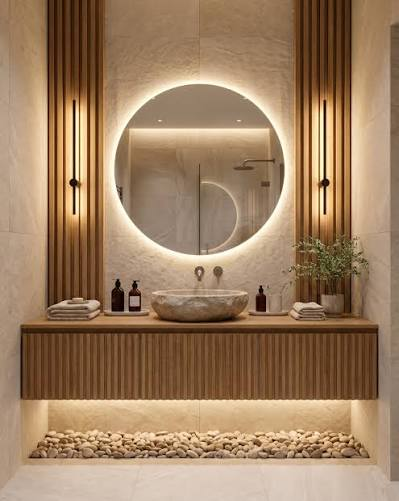
#> input picture backend/uploads/categories/078045f8e3b5_images_12.jpeg, 399 x 501 px
$ python -i image_processor.py   (imports and definitions only)
#> lines starting #> are read from the running program, lines starting #| are printed output that depends on the picture; after the words box and inside, x2 and y2 are one past the last pixel; in counts of white or black regions, pixels touching at a corner belong together
#> further down, picture is the input picture: PIL image 399x501 RGB; mean R, G, B 158.4, 128, 98.1
"""
image_processor.py
------------------
Normalises raw image bytes into a 1200x1200 catalog image.

    process(raw_bytes, slug, centre_subject=False) -> "/uploads/products/<slug>.webp"

Steps: open -> EXIF rotate -> flatten transparency -> fit (contain, never crops the
product) onto a clean #f4f8fb square -> light sharpen -> save WebP (+ JPG fallback).
All disk writes go through save_image(), so storage can later move to S3/CDN
without touching the generation logic.
"""
import io
import os

from PIL import Image, ImageChops, ImageFilter, ImageOps

UPLOADS = os.path.join(os.path.dirname(os.path.dirname(os.path.abspath(__file__))), "uploads")
SIZE = 1200
BG = (244, 248, 251)            # #f4f8fb


# [10 lines left out: function _remove_background, not called in this run]


def _subject_box(img):
    """Bounding box of the subject: alpha if present, else pixels unlike the corner colour."""
    if img.mode == "RGBA":
        box = img.getchannel("A").point(lambda a: 255 if a > 20 else 0).getbbox()
        if box:
            return box
    rgb = img.convert("RGB")
    bg = Image.new("RGB", rgb.size, rgb.getpixel((2, 2)))
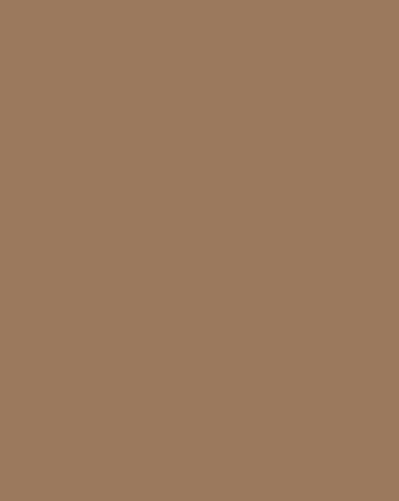
#> bg: PIL image 399x501 RGB; mean R, G, B 155, 121, 93
    diff = ImageChops.difference(rgb, bg).convert("L").point(lambda v: 255 if v > 24 else 0)
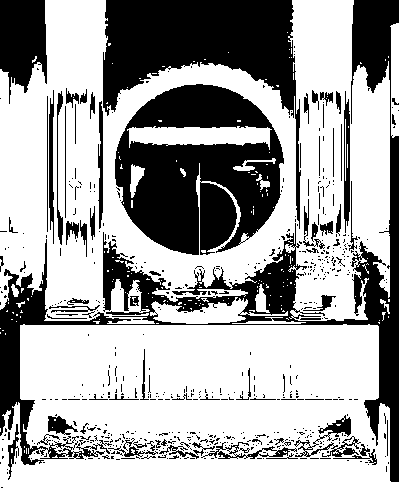
#> diff: PIL image 399x501 L; 65.6% white; 594 black regions (519 under 20 px), largest, box (x1, y1, x2, y2) and area: (0, 0, 399, 482) 21195, (115, 84, 284, 255) 18921, (103, 0, 301, 229) 15328
    return diff.getbbox()


# [46 lines left out: functions _fit_on_canvas, save_image, process, not called in this run]

>>> from PIL import Image
>>> picture = Image.open('../uploads/categories/078045f8e3b5_images_12.jpeg')
>>> result = _subject_box(picture)
#> result = (0, 0, 399, 501)

$ run again, on backend/uploads/categories/145cbf13ea29_59743132554627592.jpeg
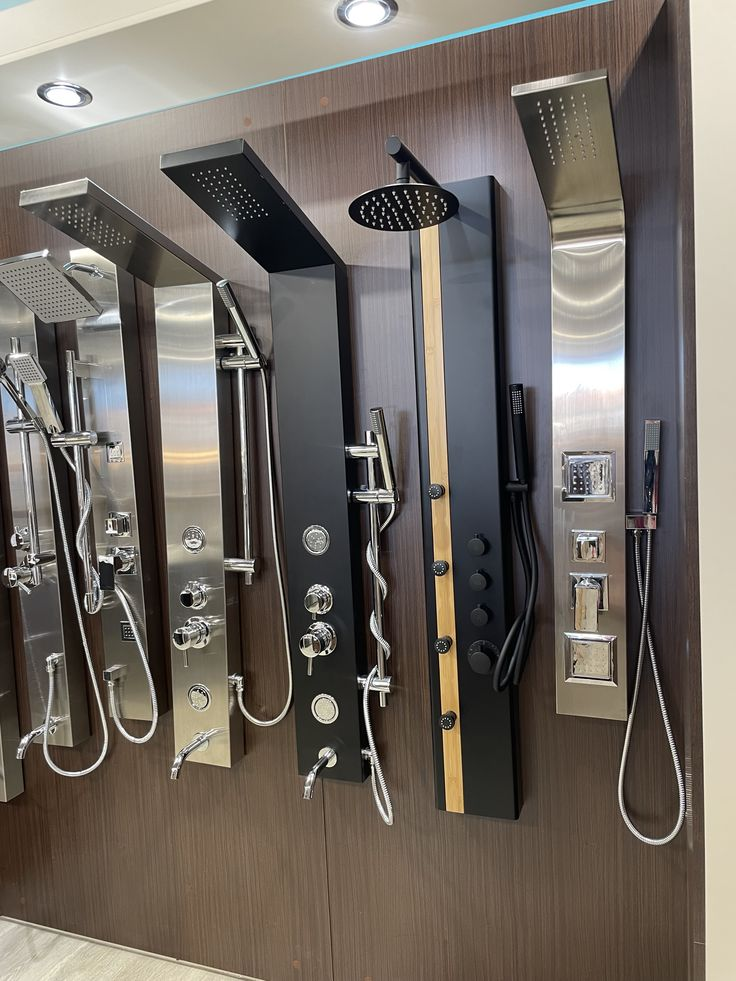
#> input picture backend/uploads/categories/145cbf13ea29_59743132554627592.jpeg, 736 x 981 px
#> picture is the input picture: PIL image 736x981 RGB; mean R, G, B 113.6, 106.1, 98.3
#> in _subject_box, `bg = Image.new("RGB", rgb.size, rgb.getpixel((2, 2)))`:
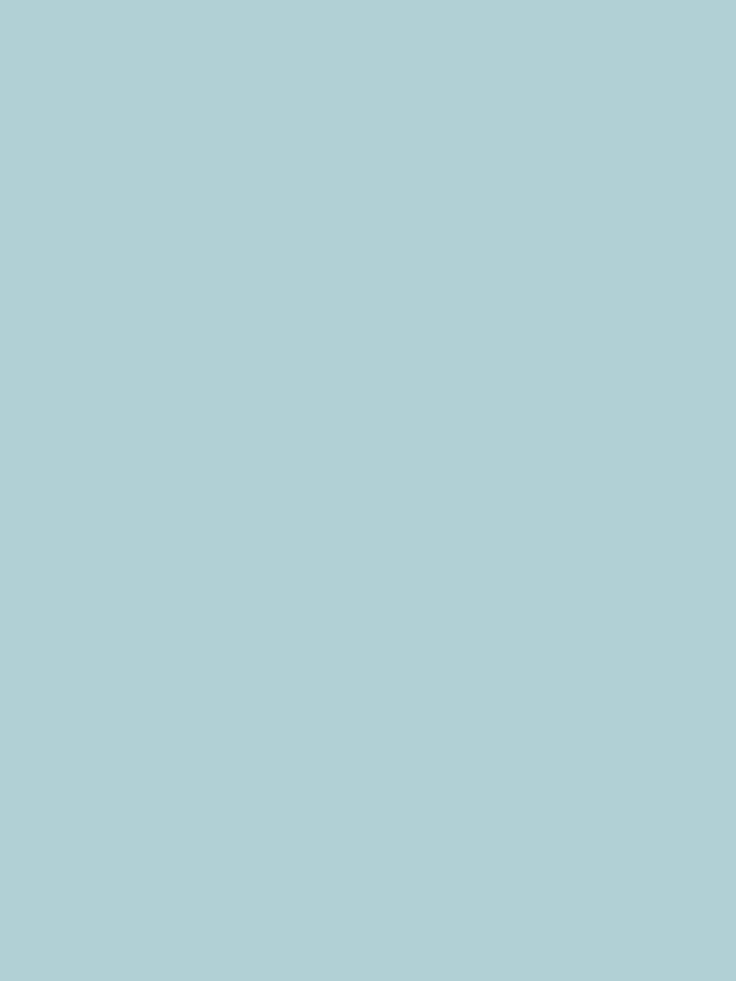
#> bg: PIL image 736x981 RGB; mean R, G, B 177, 208, 213
#> in _subject_box, `diff = ImageChops.difference(rgb, bg).convert("L").point(lambda v: 255..`:
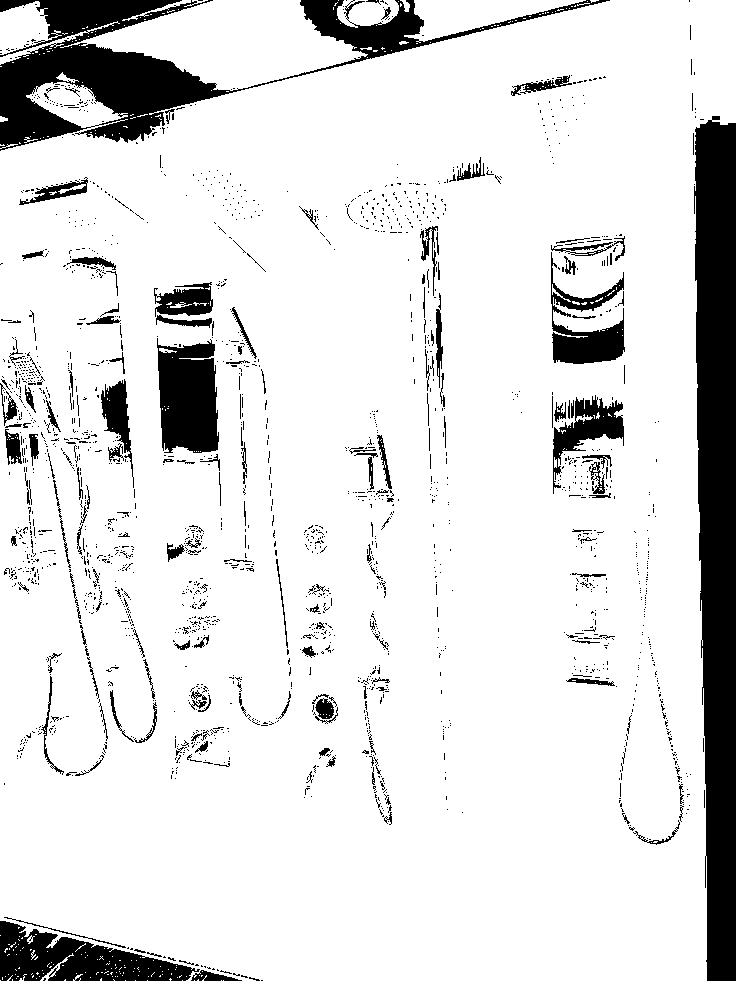
#> diff: PIL image 736x981 L; 87.4% white; 1990 black regions (1817 under 20 px), largest, box (x1, y1, x2, y2) and area: (694, 116, 736, 981) 30409, (0, 0, 610, 151) 21947, (0, 921, 200, 981) 6420
#> result = (0, 0, 736, 981)

$ run again, on backend/uploads/categories/270045251a73_422281208656413.jpeg
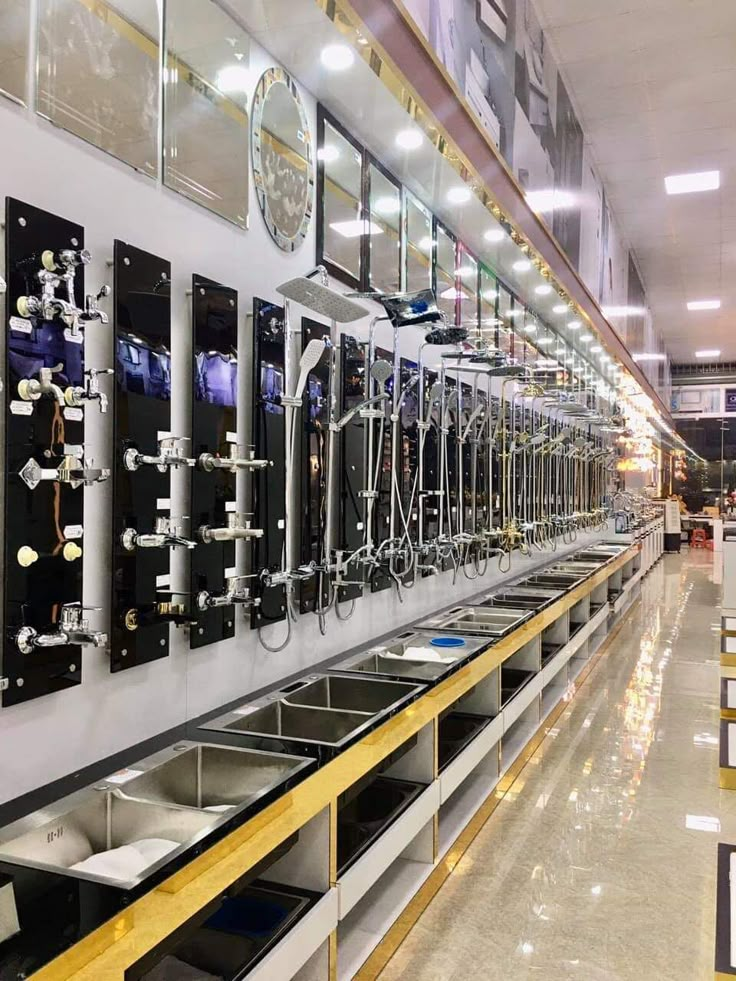
#> input picture backend/uploads/categories/270045251a73_422281208656413.jpeg, 736 x 981 px
#> picture is the input picture: PIL image 736x981 RGB; mean R, G, B 143, 133.2, 123.5
#> in _subject_box, `bg = Image.new("RGB", rgb.size, rgb.getpixel((2, 2)))`:
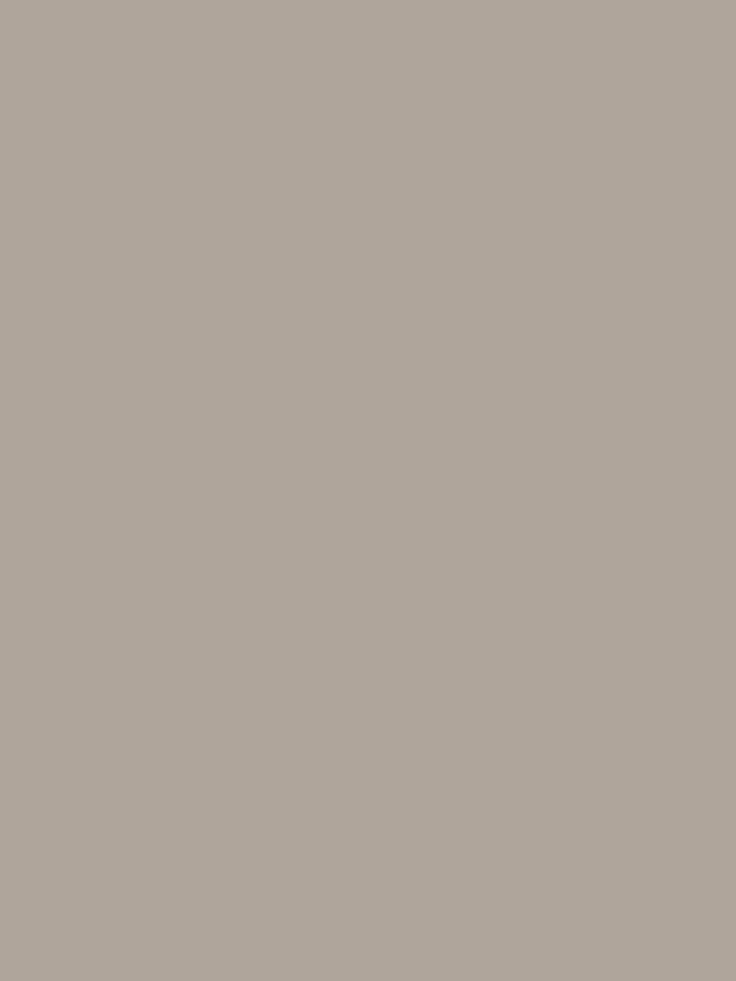
#> bg: PIL image 736x981 RGB; mean R, G, B 175, 165, 155
#> in _subject_box, `diff = ImageChops.difference(rgb, bg).convert("L").point(lambda v: 255..`:
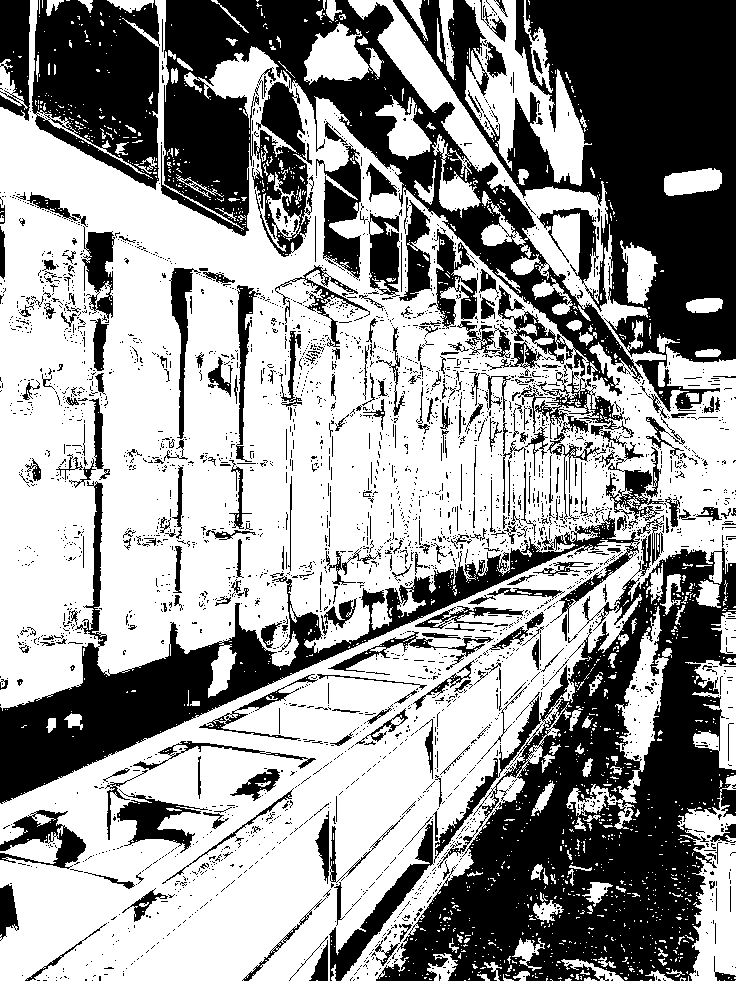
#> diff: PIL image 736x981 L; 59.3% white; 3221 black regions (2886 under 20 px), largest, box (x1, y1, x2, y2) and area: (376, 534, 736, 981) 68767, (393, 0, 736, 412) 60941, (161, 0, 643, 396) 40853
#> result = (0, 0, 736, 981)
